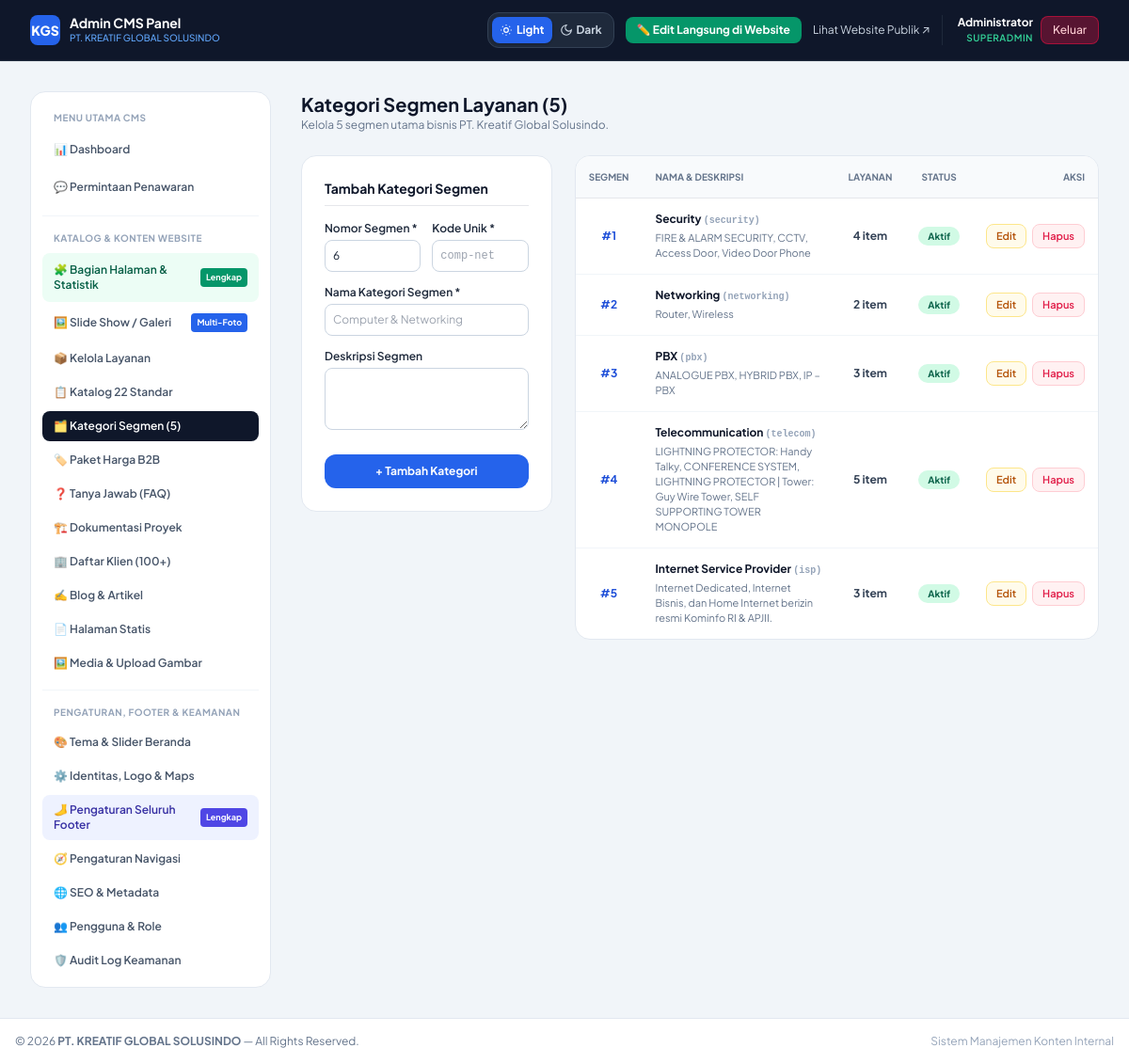
The app's page /admin/kategori.php (signed in) with its own data.
### tables this page shows
CREATE TABLE IF NOT EXISTS `site_settings` (
  `id` INT AUTO_INCREMENT PRIMARY KEY,
  `group_name` VARCHAR(50) NOT NULL DEFAULT 'general',
  `key_name` VARCHAR(60) NOT NULL UNIQUE,
  `key_value` LONGTEXT,
  `updated_at` DATETIME DEFAULT CURRENT_TIMESTAMP ON UPDATE CURRENT_TIMESTAMP
);

CREATE TABLE IF NOT EXISTS `service_categories` (
  `id` INT AUTO_INCREMENT PRIMARY KEY,
  `code` VARCHAR(50) NOT NULL UNIQUE,
  `segment_number` INT NOT NULL,
  `name` VARCHAR(100) NOT NULL,
  `description` TEXT,
  `pdf_page` INT NOT NULL DEFAULT 4,
  `is_active` TINYINT(1) DEFAULT 1,
  `created_at` DATETIME DEFAULT CURRENT_TIMESTAMP
);

### admin/kategori.php (the view, shortened to what the rows shown need)
<?php
require_once __DIR__ . '/layout-header.php';
$edit_data = null;
$categories = $pdo->query("SELECT c.*, (SELECT COUNT(*) FROM services s WHERE s.category_id = c.id) as service_count FROM service_categories c ORDER BY segment_number ASC")->fetchAll();
?>
<div class="flex flex-col sm:flex-row items-start sm:items-center justify-between gap-4">
    <div>
        <h1 class="text-xl font-bold text-slate-900">Kategori Segmen Layanan (<?= count($categories) ?>)</h1>
    </div>
</div>
<div class="grid grid-cols-1 lg:grid-cols-3 gap-6">
    <div class="bg-white rounded-2xl border border-slate-200 p-6 shadow-xs h-fit">
        <h2 class="font-bold text-slate-900 text-sm mb-4 pb-2 border-b">
            <?= $edit_data ? 'Edit Kategori Segmen' : 'Tambah Kategori Segmen' ?>
        </h2>
    </div>
    <div class="lg:col-span-2 bg-white border border-slate-200 rounded-2xl overflow-hidden shadow-xs h-fit">
        <div class="overflow-x-auto">
            <table class="w-full text-left text-xs text-slate-700">
                <thead class="bg-slate-50 border-b uppercase font-semibold text-[10px] text-slate-500">
                    <tr>
                        <th class="p-3.5 text-center">Segmen</th>
                        <th class="p-3.5">Nama & Deskripsi</th>
                        <th class="p-3.5 text-center">Layanan</th>
                        <th class="p-3.5 text-center">Status</th>
                        <th class="p-3.5 text-right">Aksi</th>
                    </tr>
                </thead>
                <tbody class="divide-y divide-slate-100">
                    <?php foreach ($categories as $cat): ?>
                    <tr class="hover:bg-slate-50">
                        <td class="p-3.5 font-bold text-blue-700 text-center">#<?= (int)$cat['segment_number'] ?></td>
                        <td class="p-3.5">
                            <div class="font-bold text-slate-900"><?= e($cat['name']) ?> <span class="font-mono text-[10px] text-slate-400">(<?= e($cat['code']) ?>)</span></div>
                            <div class="text-[11px] text-slate-500 mt-0.5"><?= e($cat['description']) ?></div>
                        </td>
                        <td class="p-3.5 text-center font-bold"><?= (int)$cat['service_count'] ?> item</td>
                        <td class="p-3.5 text-center">
                            <form method="POST">
                                <button type="submit" class="px-2.5 py-0.5 rounded-full text-[10px] font-bold cursor-pointer <?= $cat['is_active'] ? 'bg-emerald-100 text-emerald-800' : 'bg-slate-100 text-slate-500' ?>">
                                    <?= $cat['is_active'] ? 'Aktif' : 'Nonaktif' ?>
                                </button>
                            </form>
                        </td>
                        <td class="p-3.5 text-right">
                            <div class="inline-flex items-center gap-1.5">
                                <a href="kategori.php?edit_id=<?= (int)$cat['id'] ?>" class="px-2.5 py-1 bg-amber-50 hover:bg-amber-100 text-amber-700 border border-amber-200 rounded-lg font-semibold text-[11px]">
                                    Edit
                                </a>
                                <form method="POST" onsubmit="return confirm('Hapus kategori segmen ini?');" class="inline">
                                    <button type="submit" class="px-2.5 py-1 bg-rose-50 hover:bg-rose-100 text-rose-600 border border-rose-200 rounded-lg font-semibold text-[11px] cursor-pointer">
                                        Hapus
                                    </button>
                                </form>
                            </div>
                        </td>
                    </tr>
                    <?php endforeach; ?>
                </tbody>
            </table>
        </div>
    </div>
</div>
<?php require_once __DIR__ . '/layout-footer.php'; ?>

### admin/layout-header.php (shortened to what the rows shown need)
<?php
require_once __DIR__ . '/../config/database.php';
$company_name = get_setting($pdo, 'company_name', 'PT. KREATIF GLOBAL SOLUSINDO');
?>
<!DOCTYPE html>
<html lang="id">
<head>
    <script src="https://cdn.tailwindcss.com"></script>
    <link rel="stylesheet" href="../assets/fonts/fonts.css">
    <link rel="stylesheet" href="../assets/css/style.css">
</head>
<body class="bg-slate-100 dark:bg-slate-950 min-h-screen flex flex-col text-slate-800 dark:text-slate-100 transition-colors duration-200">
    <header class="bg-slate-900 text-white border-b border-slate-800 sticky top-0 z-40 shadow-sm">
        <div class="max-w-7xl mx-auto px-4 sm:px-6 lg:px-8 h-16 flex items-center justify-between gap-4">
            <div class="flex items-center gap-3">
                <a href="index.php" class="flex items-center gap-2.5">
                    <div>
                        <span class="font-bold text-sm block leading-tight">Admin CMS Panel</span>
                        <span class="text-[10px] text-blue-400 font-medium block"><?= e($company_name) ?></span>
                    </div>
                </a>
            </div>
        </div>
    </header>
    <div class="max-w-7xl mx-auto px-4 sm:px-6 lg:px-8 py-8 flex-1 w-full flex flex-col md:flex-row gap-8">
        <main class="flex-1 space-y-6">

### admin/layout-footer.php (shortened to what the rows shown need)
        </main>
    </div>
    <footer class="bg-white border-t border-slate-200 py-4 mt-auto text-center text-xs text-slate-500">
        <div class="max-w-7xl mx-auto px-4 flex flex-col sm:flex-row justify-between items-center gap-2">
            <span>&copy; <?= date('Y') ?> <strong><?= e($company_name ?? 'PT. KREATIF GLOBAL SOLUSINDO') ?></strong> — All Rights Reserved.</span>
        </div>
    </footer>
</body>
</html>

### records on screen
site_settings: key_value "PT. KREATIF GLOBAL SOLUSINDO"
service_categories: segment_number "1", name "Security", code "security", description "FIRE & ALARM SECURITY, CCTV, Access Door, Video Door Phone", service_count "4", is_active "Aktif"
service_categories: segment_number "2", name "Networking", code "networking", description "Router, Wireless", service_count "2", is_active "Aktif"
service_categories: segment_number "3", name "PBX", code "pbx", description "ANALOGUE PBX, HYBRID PBX, IP – PBX", service_count "3", is_active "Aktif"
service_categories: segment_number "4", name "Telecommunication", code "telecom", description "LIGHTNING PROTECTOR: Handy Talky, CONFERENCE SYSTEM, LIGHTNING PROTECTOR | Tower: Guy Wire Tower, SELF SUPPORTING TOWER MONOPOLE", service_count "5", is_active "Aktif"
service_categories: segment_number "5", name "Internet Service Provider", code "isp", description "Internet Dedicated, Internet Bisnis, dan Home Internet berizin resmi Kominfo RI & APJII.", service_count "3", is_active "Aktif"

### other values on screen
$admin_name "Administrator"
$admin_role "SUPERADMIN"
count($categories) "5"
